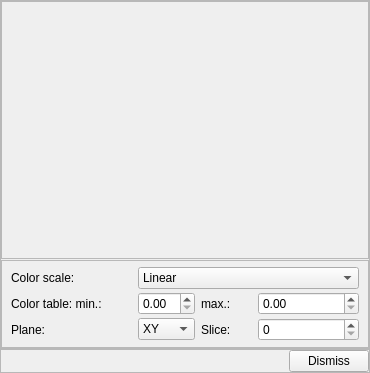
<?xml version="1.0" encoding="UTF-8"?>
<ui version="4.0">
 <class>IJGridViewerWidget</class>
 <widget class="QWidget" name="IJGridViewerWidget">
  <property name="geometry">
   <rect>
    <x>0</x>
    <y>0</y>
    <width>370</width>
    <height>373</height>
   </rect>
  </property>
  <property name="windowTitle">
   <string>Dialog</string>
  </property>
  <layout class="QVBoxLayout" name="verticalLayout_2">
   <property name="spacing">
    <number>0</number>
   </property>
   <property name="leftMargin">
    <number>0</number>
   </property>
   <property name="topMargin">
    <number>0</number>
   </property>
   <property name="rightMargin">
    <number>0</number>
   </property>
   <property name="bottomMargin">
    <number>0</number>
   </property>
   <item>
    <widget class="QFrame" name="frmMainRight">
     <property name="frameShape">
      <enum>QFrame::StyledPanel</enum>
     </property>
     <property name="frameShadow">
      <enum>QFrame::Raised</enum>
     </property>
     <layout class="QVBoxLayout" name="verticalLayout_3">
      <property name="spacing">
       <number>1</number>
      </property>
      <property name="leftMargin">
       <number>0</number>
      </property>
      <property name="topMargin">
       <number>0</number>
      </property>
      <property name="rightMargin">
       <number>0</number>
      </property>
      <property name="bottomMargin">
       <number>0</number>
      </property>
      <item>
       <widget class="QFrame" name="frmRightTop">
        <property name="sizePolicy">
         <sizepolicy hsizetype="Preferred" vsizetype="Expanding">
          <horstretch>0</horstretch>
          <verstretch>0</verstretch>
         </sizepolicy>
        </property>
        <property name="frameShape">
         <enum>QFrame::StyledPanel</enum>
        </property>
        <property name="frameShadow">
         <enum>QFrame::Raised</enum>
        </property>
        <layout class="QVBoxLayout" name="verticalLayout_4">
         <property name="spacing">
          <number>1</number>
         </property>
         <property name="leftMargin">
          <number>1</number>
         </property>
         <property name="topMargin">
          <number>1</number>
         </property>
         <property name="rightMargin">
          <number>1</number>
         </property>
         <property name="bottomMargin">
          <number>1</number>
         </property>
        </layout>
       </widget>
      </item>
      <item>
       <widget class="QFrame" name="frmRightBottom">
        <property name="sizePolicy">
         <sizepolicy hsizetype="Preferred" vsizetype="Minimum">
          <horstretch>0</horstretch>
          <verstretch>0</verstretch>
         </sizepolicy>
        </property>
        <property name="frameShape">
         <enum>QFrame::StyledPanel</enum>
        </property>
        <property name="frameShadow">
         <enum>QFrame::Raised</enum>
        </property>
        <layout class="QGridLayout" name="gridLayout">
         <property name="leftMargin">
          <number>9</number>
         </property>
         <property name="topMargin">
          <number>6</number>
         </property>
         <property name="bottomMargin">
          <number>6</number>
         </property>
         <property name="horizontalSpacing">
          <number>6</number>
         </property>
         <property name="verticalSpacing">
          <number>3</number>
         </property>
         <item row="1" column="0" colspan="2">
          <widget class="QLabel" name="label">
           <property name="text">
            <string>Color table: min.:</string>
           </property>
          </widget>
         </item>
         <item row="1" column="2">
          <widget class="QDoubleSpinBox" name="dblSpinColorScaleMin"/>
         </item>
         <item row="1" column="3">
          <widget class="QLabel" name="label_2">
           <property name="text">
            <string>max.:</string>
           </property>
          </widget>
         </item>
         <item row="1" column="4" colspan="2">
          <widget class="QDoubleSpinBox" name="dblSpinColorScaleMax"/>
         </item>
         <item row="2" column="0">
          <widget class="QLabel" name="label_3">
           <property name="text">
            <string>Plane:</string>
           </property>
          </widget>
         </item>
         <item row="2" column="3">
          <widget class="QLabel" name="label_4">
           <property name="text">
            <string>Slice:</string>
           </property>
          </widget>
         </item>
         <item row="2" column="4" colspan="2">
          <widget class="QSpinBox" name="spinSlice"/>
         </item>
         <item row="0" column="0">
          <widget class="QLabel" name="label_5">
           <property name="text">
            <string>Color scale:</string>
           </property>
          </widget>
         </item>
         <item row="0" column="2" colspan="4">
          <widget class="QComboBox" name="cmbColorScale">
           <item>
            <property name="text">
             <string>Linear</string>
            </property>
           </item>
           <item>
            <property name="text">
             <string>Log of absolute value</string>
            </property>
           </item>
          </widget>
         </item>
         <item row="2" column="2">
          <widget class="QComboBox" name="cmbPlane">
           <item>
            <property name="text">
             <string>XY</string>
            </property>
           </item>
           <item>
            <property name="text">
             <string>XZ</string>
            </property>
           </item>
           <item>
            <property name="text">
             <string>YZ</string>
            </property>
           </item>
          </widget>
         </item>
        </layout>
       </widget>
      </item>
     </layout>
    </widget>
   </item>
   <item>
    <widget class="QFrame" name="frmBottom">
     <property name="sizePolicy">
      <sizepolicy hsizetype="Preferred" vsizetype="Minimum">
       <horstretch>0</horstretch>
       <verstretch>0</verstretch>
      </sizepolicy>
     </property>
     <property name="frameShape">
      <enum>QFrame::StyledPanel</enum>
     </property>
     <property name="frameShadow">
      <enum>QFrame::Raised</enum>
     </property>
     <layout class="QHBoxLayout" name="horizontalLayout">
      <property name="leftMargin">
       <number>0</number>
      </property>
      <property name="topMargin">
       <number>0</number>
      </property>
      <property name="rightMargin">
       <number>0</number>
      </property>
      <property name="bottomMargin">
       <number>0</number>
      </property>
      <item>
       <spacer name="horizontalSpacer">
        <property name="orientation">
         <enum>Qt::Horizontal</enum>
        </property>
        <property name="sizeHint" stdset="0">
         <size>
          <width>344</width>
          <height>20</height>
         </size>
        </property>
       </spacer>
      </item>
      <item>
       <widget class="QPushButton" name="btnDismiss">
        <property name="text">
         <string>Dismiss</string>
        </property>
       </widget>
      </item>
     </layout>
    </widget>
   </item>
  </layout>
 </widget>
 <resources/>
 <connections>
  <connection>
   <sender>btnDismiss</sender>
   <signal>clicked()</signal>
   <receiver>IJGridViewerWidget</receiver>
   <slot>onDismiss()</slot>
   <hints>
    <hint type="sourcelabel">
     <x>327</x>
     <y>355</y>
    </hint>
    <hint type="destinationlabel">
     <x>264</x>
     <y>343</y>
    </hint>
   </hints>
  </connection>
 </connections>
 <slots>
  <slot>onDismiss()</slot>
 </slots>
</ui>
